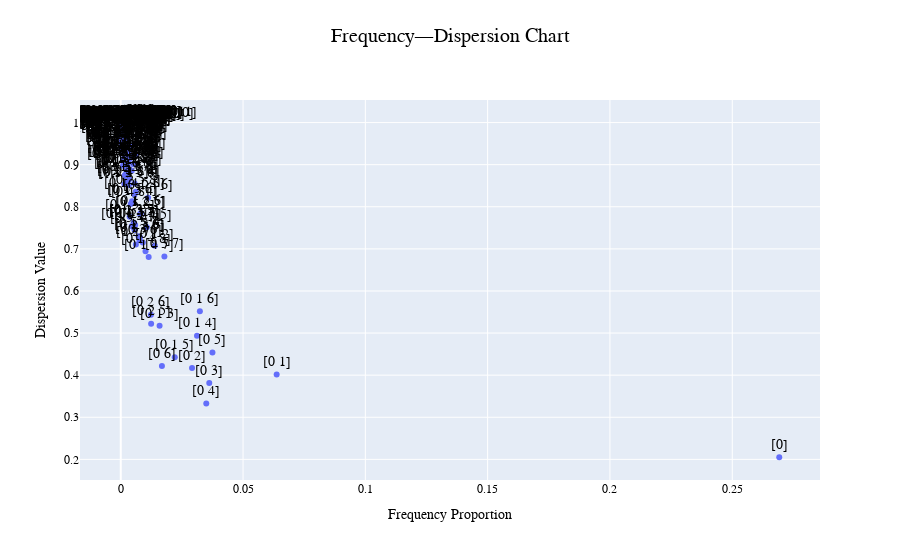

This figure's notebook cell:
### Code cell
## plots DKL against frequency

fig = go.Figure()
fig.add_trace(go.Scatter(x = proportions_data2['Total'], y = proportions_data2['DKL Value'], mode='markers+text', text=proportions_data2.index.values, textposition="top center", textfont_size=14))
fig.update_layout(xaxis=(dict(title={'text': 'Frequency Proportion'})))
fig.update_layout(yaxis=(dict(title={'text': 'Dispersion Value'})))
fig.update_layout(title={'text': 'Frequency—Dispersion Chart', 'font':dict(family="Big Caslon, monospace", size=20, color='rgb(0,0,0)'), 'y':0.95, 'x':0.5, 'xanchor': 'center', 'yanchor': 'top'})
fig.update_layout(font=dict(family="Baskerville, monospace", size=12, color='rgb(0,0,0)'))
img_bytes = fig.to_image(format='png', scale=1)
fig.show()
Image(img_bytes)

### Figure 1 — Plotly figure (JSON) as saved in the notebook; plotly's stock layout.template omitted (floating-point values rounded to 4 significant figures; data arrays with more than 128 entries replaced by an {"elided": "..."} marker saying what was removed)
{"data": [{"mode": "markers+text", "text": {"elided": "219 str values"}, "textfont": {"size": 14}, "textposition": "top center", "type": "scatter", "x": {"elided": "219 float values"}, "y": {"elided": "219 float values"}}], "layout": {"font": {"color": "rgb(0,0,0)", "family": "Baskerville, monospace", "size": 12}, "title": {"font": {"color": "rgb(0,0,0)", "family": "Big Caslon, monospace", "size": 20}, "text": "Frequency—Dispersion Chart", "x": 0.5, "xanchor": "center", "y": 0.95, "yanchor": "top"}, "xaxis": {"title": {"text": "Frequency Proportion"}}, "yaxis": {"title": {"text": "Dispersion Value"}}}}
